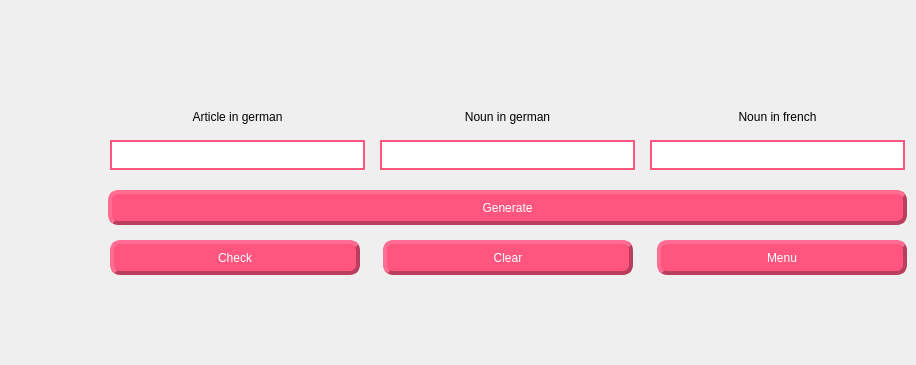
      <widget class="QWidget" name="checkPageArticle">
       <widget class="QPushButton" name="btnGenerateNounArticle">
        <property name="geometry">
         <rect>
          <x>108</x>
          <y>190</y>
          <width>799</width>
          <height>35</height>
         </rect>
        </property>
        <property name="styleSheet">
         <string notr="true">QPushButton {
    background-color:rgb(255, 85, 127);
    border-style: outset;
    border-width: 4px;
    border-radius: 10px;
    border-color: rgb(186, 62, 93);
    padding: 6px;
	font: 75 10pt &quot;Arial Black&quot;;
	color: rgb(255, 255, 255);
}
QPushButton:pressed {
    background-color:rgb(186, 62, 93);
    border-style: inset;
}

QPushButton:hover
{
	background-color: rgb(186, 62, 93);
}</string>
        </property>
        <property name="text">
         <string>Generate</string>
        </property>
       </widget>
       <widget class="QPushButton" name="btnCheckArticle">
        <property name="geometry">
         <rect>
          <x>110</x>
          <y>240</y>
          <width>250</width>
          <height>35</height>
         </rect>
        </property>
        <property name="styleSheet">
         <string notr="true">QPushButton {
    background-color:rgb(255, 85, 127);
    border-style: outset;
    border-width: 4px;
    border-radius: 10px;
    border-color: rgb(186, 62, 93);
    padding: 6px;
	font: 75 10pt &quot;Arial Black&quot;;
	color: rgb(255, 255, 255);
}
QPushButton:pressed {
    background-color:rgb(186, 62, 93);
    border-style: inset;
}

QPushButton:hover
{
	background-color: rgb(186, 62, 93);
}</string>
        </property>
        <property name="text">
         <string>Check</string>
        </property>
       </widget>
       <widget class="QPushButton" name="btnClearArticle">
        <property name="geometry">
         <rect>
          <x>383</x>
          <y>240</y>
          <width>250</width>
          <height>35</height>
         </rect>
        </property>
        <property name="styleSheet">
         <string notr="true">QPushButton {
    background-color:rgb(255, 85, 127);
    border-style: outset;
    border-width: 4px;
    border-radius: 10px;
    border-color: rgb(186, 62, 93);
    padding: 6px;
	font: 75 10pt &quot;Arial Black&quot;;
	color: rgb(255, 255, 255);
}
QPushButton:pressed {
    background-color:rgb(186, 62, 93);
    border-style: inset;
}

QPushButton:hover
{
	background-color: rgb(186, 62, 93);
}</string>
        </property>
        <property name="text">
         <string>Clear</string>
        </property>
       </widget>
       <widget class="QPushButton" name="btnMenuArticle">
        <property name="geometry">
         <rect>
          <x>657</x>
          <y>240</y>
          <width>250</width>
          <height>35</height>
         </rect>
        </property>
        <property name="styleSheet">
         <string notr="true">QPushButton {
    background-color:rgb(255, 85, 127);
    border-style: outset;
    border-width: 4px;
    border-radius: 10px;
    border-color: rgb(186, 62, 93);
    padding: 6px;
	font: 75 10pt &quot;Arial Black&quot;;
	color: rgb(255, 255, 255);
}
QPushButton:pressed {
    background-color:rgb(186, 62, 93);
    border-style: inset;
}

QPushButton:hover
{
	background-color: rgb(186, 62, 93);
}</string>
        </property>
        <property name="text">
         <string>Menu</string>
        </property>
       </widget>
       <widget class="QLabel" name="label_21">
        <property name="geometry">
         <rect>
          <x>-10</x>
          <y>5</y>
          <width>811</width>
          <height>351</height>
         </rect>
        </property>
        <property name="styleSheet">
         <string notr="true">background-image: url(:/windowsBackground/Pictures/BackgroundSubWindow.PNG);
background-repeat:no-repeat;
background-position:center center;</string>
        </property>
        <property name="text">
         <string/>
        </property>
       </widget>
       <widget class="QLabel" name="label_9">
        <property name="geometry">
         <rect>
          <x>110</x>
          <y>100</y>
          <width>255</width>
          <height>24</height>
         </rect>
        </property>
        <property name="styleSheet">
         <string notr="true">QLabel {
	font: 87 10pt &quot;Arial Black&quot;;
}</string>
        </property>
        <property name="text">
         <string>Article in german</string>
        </property>
        <property name="alignment">
         <set>Qt::AlignBottom|Qt::AlignHCenter</set>
        </property>
       </widget>
       <widget class="QLineEdit" name="articleTranslation">
        <property name="geometry">
         <rect>
          <x>110</x>
          <y>140</y>
          <width>255</width>
          <height>30</height>
         </rect>
        </property>
        <property name="font">
         <font>
          <family>Arial</family>
          <pointsize>10</pointsize>
          <weight>75</weight>
          <bold>true</bold>
         </font>
        </property>
        <property name="styleSheet">
         <string notr="true">QLineEdit {
    border-width: 2px;
    border-style: solid;
    border-color:rgb(255, 85, 127);
}</string>
        </property>
       </widget>
       <widget class="QLabel" name="label_10">
        <property name="geometry">
         <rect>
          <x>380</x>
          <y>100</y>
          <width>255</width>
          <height>24</height>
         </rect>
        </property>
        <property name="styleSheet">
         <string notr="true">QLabel {
	font: 87 10pt &quot;Arial Black&quot;;
}</string>
        </property>
        <property name="text">
         <string>Noun in german</string>
        </property>
        <property name="alignment">
         <set>Qt::AlignBottom|Qt::AlignHCenter</set>
        </property>
       </widget>
       <widget class="QLineEdit" name="nounTranslation">
        <property name="geometry">
         <rect>
          <x>380</x>
          <y>140</y>
          <width>255</width>
          <height>30</height>
         </rect>
        </property>
        <property name="font">
         <font>
          <family>Arial</family>
          <pointsize>10</pointsize>
          <weight>75</weight>
          <bold>true</bold>
         </font>
        </property>
        <property name="styleSheet">
         <string notr="true">QLineEdit {
    border-width: 2px;
    border-style: solid;
    border-color:rgb(255, 85, 127);
}</string>
        </property>
       </widget>
       <widget class="QLabel" name="label_11">
        <property name="geometry">
         <rect>
          <x>650</x>
          <y>100</y>
          <width>255</width>
          <height>24</height>
         </rect>
        </property>
        <property name="styleSheet">
         <string notr="true">QLabel {
	font: 87 10pt &quot;Arial Black&quot;;
}</string>
        </property>
        <property name="text">
         <string>Noun in french</string>
        </property>
        <property name="alignment">
         <set>Qt::AlignBottom|Qt::AlignHCenter</set>
        </property>
       </widget>
       <widget class="QLineEdit" name="frenchTranslation">
        <property name="geometry">
         <rect>
          <x>650</x>
          <y>140</y>
          <width>255</width>
          <height>30</height>
         </rect>
        </property>
        <property name="font">
         <font>
          <family>Arial</family>
          <pointsize>10</pointsize>
          <weight>75</weight>
          <bold>true</bold>
         </font>
        </property>
        <property name="styleSheet">
         <string notr="true">QLineEdit {
    border-width: 2px;
    border-style: solid;
    border-color:rgb(255, 85, 127);
}</string>
        </property>
       </widget>
       <zorder>label_21</zorder>
       <zorder>btnGenerateNounArticle</zorder>
       <zorder>btnCheckArticle</zorder>
       <zorder>btnClearArticle</zorder>
       <zorder>btnMenuArticle</zorder>
       <zorder>label_9</zorder>
       <zorder>articleTranslation</zorder>
       <zorder>label_10</zorder>
       <zorder>nounTranslation</zorder>
       <zorder>label_11</zorder>
       <zorder>frenchTranslation</zorder>
      </widget>
